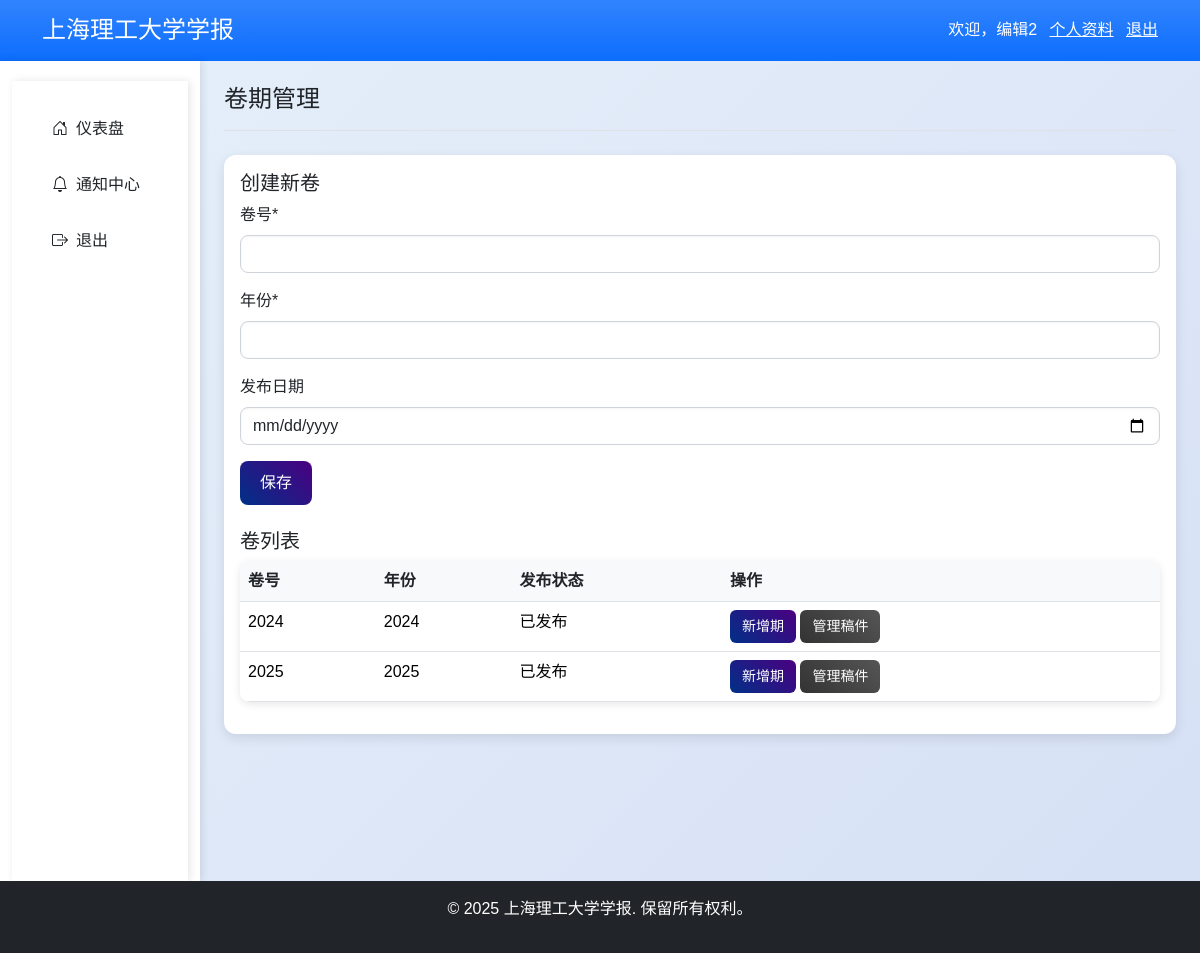
Page /publication/volumes/ (signed in) on the committed database.
### accounts/models.py (models this page shows, shortened)
class UserProfile(models.Model):
    user = models.OneToOneField(User, on_delete=models.CASCADE, related_name="profile")
    full_name = models.CharField("姓名", max_length=50)
    institution = models.CharField("单位", max_length=200)
    title = models.CharField("职称", max_length=50, blank=True)
    email = models.EmailField("电子邮箱", unique=True)
    phone = models.CharField(
        "电话", max_length=20, validators=[RegexValidator(r'^\+?\d{10,15}$', "电话格式无效")])
    orcid = models.CharField("ORCID", max_length=50, blank=True)
    research_fields = models.ManyToManyField(ResearchField, verbose_name="研究领域")
    class Meta:
        verbose_name = "用户资料"
        verbose_name_plural = "用户资料"

### publication/models.py (models this page shows, shortened)
class Volume(models.Model):
    volume_number = models.IntegerField("卷号", unique=True)
    year = models.IntegerField("年份")
    is_published = models.BooleanField("是否发布", default=False)
    publish_date = models.DateField("发布日期", null=True, blank=True)
    class Meta:
        verbose_name = "卷"
        verbose_name_plural = "卷"

### publication/views.py (the view)
# urls.py: path('volumes/', views.volume_list, name='volume_list'),
@login_required
def volume_list(request):
    volumes = Volume.objects.all()
    form = VolumeForm(request.POST or None)
    if request.method == 'POST' and form.is_valid():
        form.save()
        messages.success(request, "卷创建成功")
        return redirect('volume_list')
    return render(request, 'publication/volume_list.html', {'volumes': volumes, 'form': form})

### publication/forms.py (shortened to what this page needs)
class VolumeForm(forms.ModelForm):
    class Meta:
        model = Volume
        fields = ['volume_number', 'year', 'publish_date']
        widgets = {
            'publish_date': forms.DateInput(attrs={'type': 'date'}),
        }

### templates/publication/volume_list.html (shortened to what this page needs)
{% extends "base.html" %}
{% load crispy_forms_filters %}
{% block page_title %}卷期管理{% endblock %}
{% block content %}
<div class="card shadow mb-4">
  <div class="card-body">
    <h2 class="card-title h5">创建新卷</h2>
    <form method="post" class="mb-4">
      {{ form|crispy }}
      <button type="submit" class="btn btn-primary bg-gradient">保存</button>
    </form>
    <h2 class="card-title h5">卷列表</h2>
    <table class="table table-hover">
      <thead>
        <tr><th>卷号</th><th>年份</th><th>发布状态</th><th>操作</th></tr>
      </thead>
      <tbody>
        {% for volume in volumes %}
          <tr>
            <td>{{ volume.volume_number }}</td>
            <td>{{ volume.year }}</td>
            <td>{{ volume.is_published|yesno:"已发布,未发布" }}</td>
            <td>
              <a href="{% url 'issue_create' volume.id %}" class="btn btn-sm btn-primary bg-gradient">新增期</a>
              <a href="{% url 'arrange_manuscripts' volume.id 1 %}" class="btn btn-sm btn-secondary bg-gradient">管理稿件</a>
            </td>
          </tr>
        {% endfor %}
      </tbody>
    </table>
  </div>
</div>
{% endblock %}

### templates/components/header.html
<header class="bg-primary bg-gradient text-white py-3">
  <div class="container d-flex justify-content-between align-items-center">
    <h1 class="h4 mb-0">上海理工大学学报</h1>
    {% if user.is_authenticated %}
      <div>
        <span>欢迎，{{ user.profile.full_name }}</span>
        <a href="{% url 'profile' %}" class="text-white mx-2">个人资料</a>
        <a href="{% url 'logout' %}" class="text-white">退出</a>
      </div>
    {% else %}
      <div>
        <a href="{% url 'login' %}" class="text-white mx-2">登录</a>
        <a href="{% url 'register' %}" class="text-white">注册</a>
      </div>
    {% endif %}
  </div>
</header>

### static/css/custom.css (style rules this page uses)
body { background: linear-gradient(135deg, #e6f0fa 0%, #d6e0f5 100%) !important; font-family: 'Arial', sans-serif; color: #212529; }
.card { border-radius: 12px !important; border: none !important; background: #ffffff !important; box-shadow: 0 4px 12px rgba(0, 0, 0, 0.1) !important; transition: transform 0.2s ease, box-shadow 0.2s ease; }
.btn-primary.bg-gradient { background: linear-gradient(45deg, #003087, #4B0082) !important; border: none !important; color: #ffffff !important; padding: 10px 20px; font-weight: 500; border-radius: 8px !important; transition: all 0.3s ease; }
.btn-secondary.bg-gradient { background: linear-gradient(45deg, #333333, #555555) !important; border: none !important; color: #ffffff !important; padding: 10px 20px; font-weight: 500; border-radius: 8px !important; transition: all 0.3s ease; }
.table .btn-sm { padding: 6px 12px !important; font-size: 0.875rem !important; visibility: visible !important; opacity: 1 !important; border-radius: 6px !important; transition: all 0.3s ease; }
.table { background: #ffffff !important; border-radius: 10px !important; overflow: hidden; box-shadow: 0 2px 8px rgba(0, 0, 0, 0.1) !important; }
.table th { background: #f8f9fa !important; color: #212529 !important; font-weight: 600; }
.form-control, .form-select { border-radius: 8px !important; border: 1px solid #ced4da !important; box-shadow: inset 0 1px 3px rgba(0, 0, 0, 0.05) !important; transition: all 0.3s ease; }

### rows in the picture
Volume: volume_number "2024", year "2024", is_published "已发布"
Volume: volume_number "2025", year "2025", is_published "已发布"

### other values in the picture
{{ user.profile.full_name }} "编辑2"
